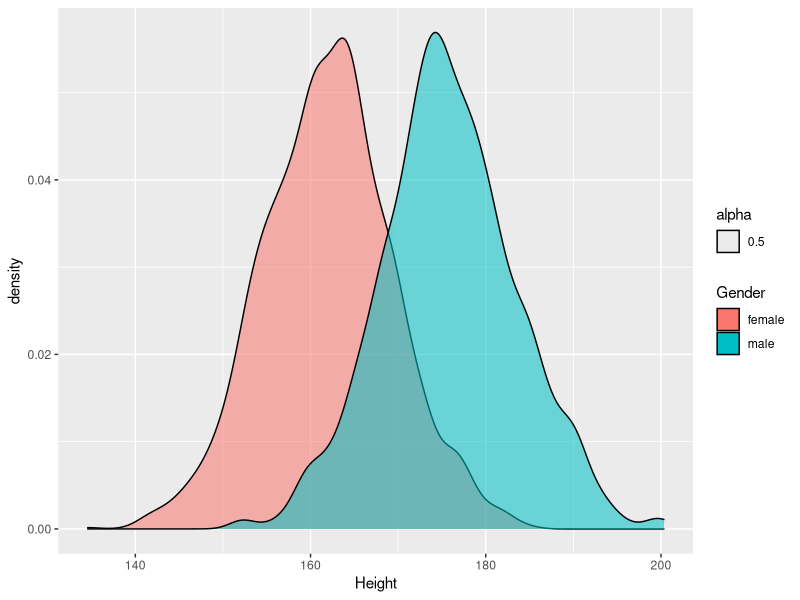
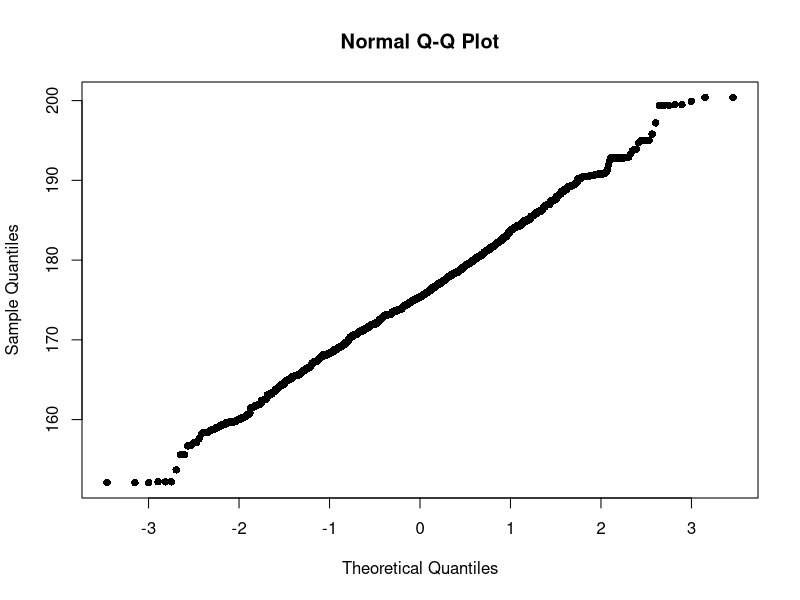
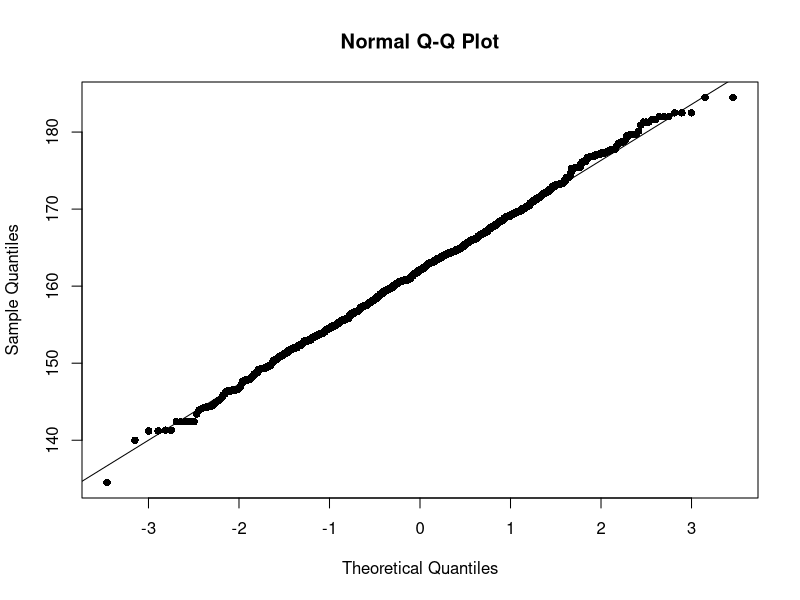
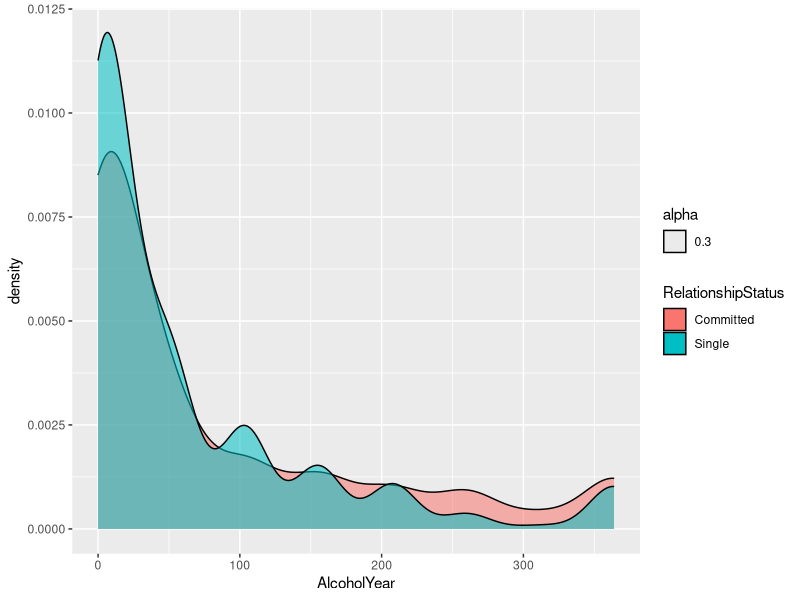
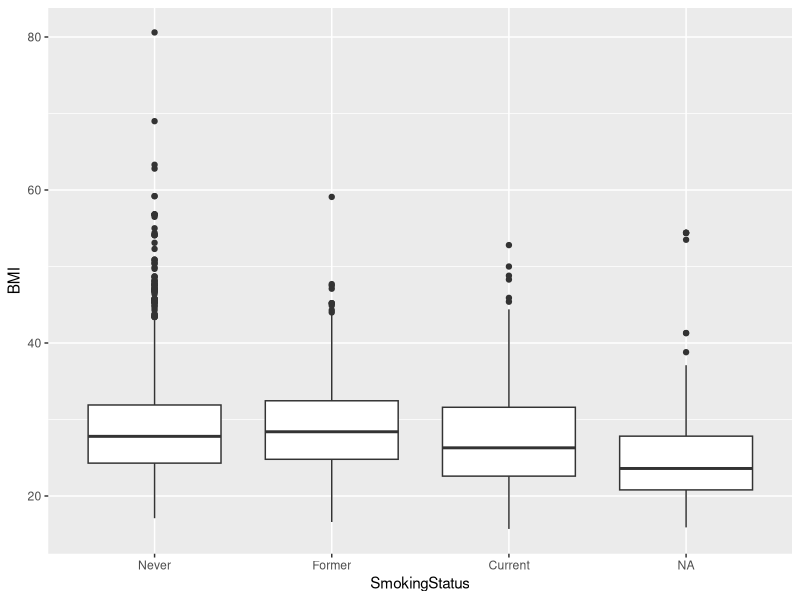
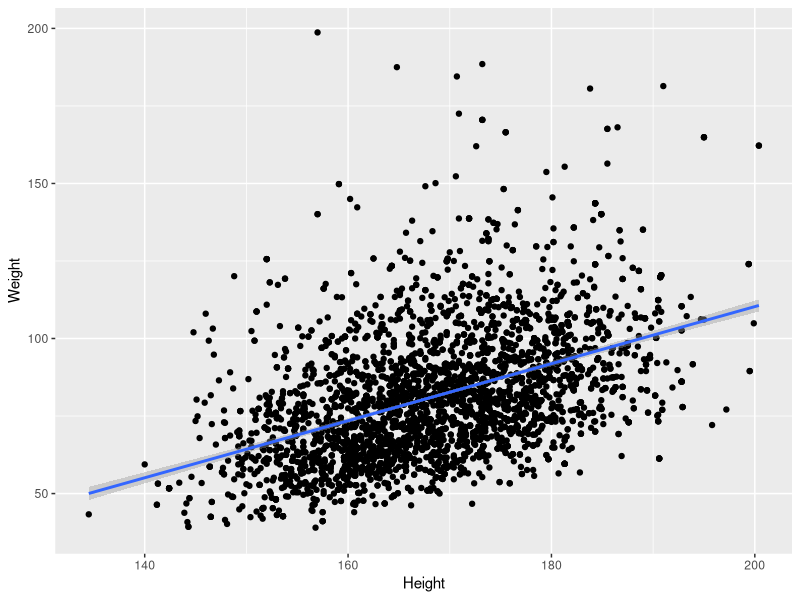
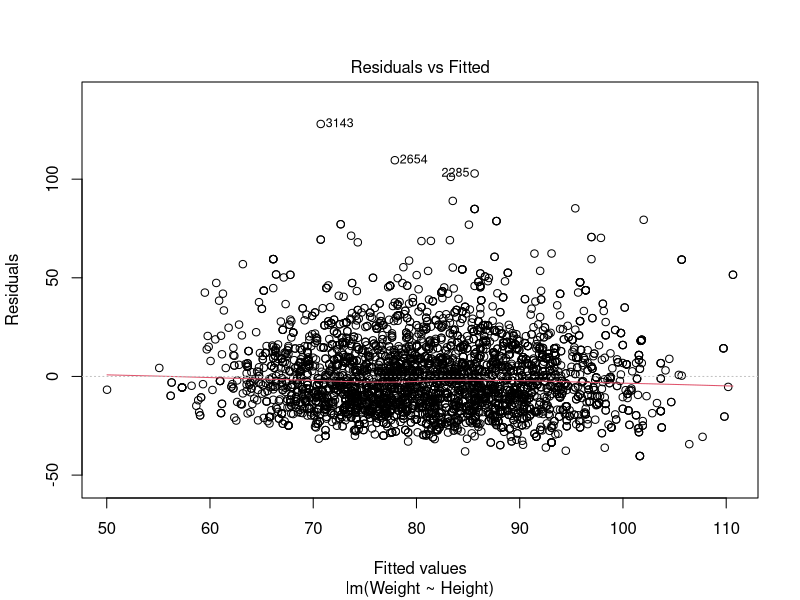
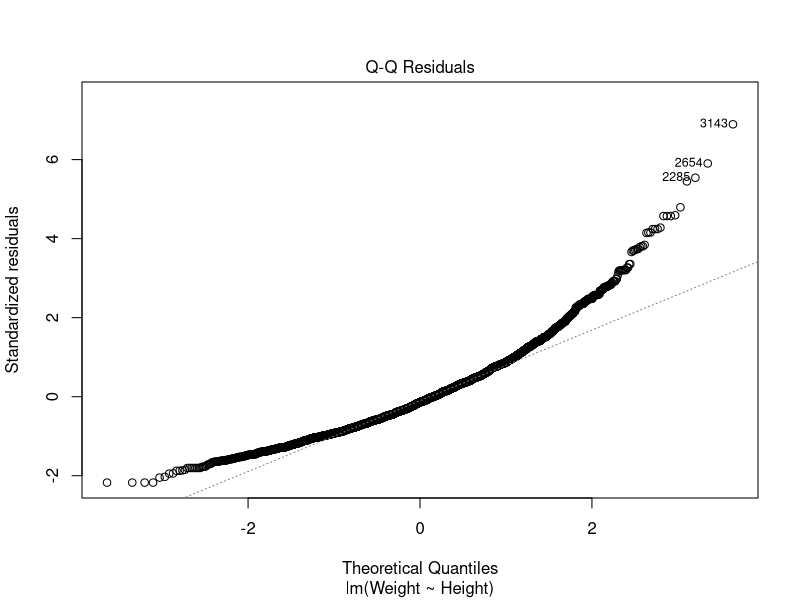

The R source for these figures, in order:
## ---- chunk 1
library(tidyverse)
## ---- chunk 2

# Read in downloaded data using readr package
nh <- read_csv(file="nhanes.csv")

# Show the first few lines of the data and the dimensions
nh

# Optionally bring up data in a viewer window.
# View(nh)
## ---- chunk 3
nha <- nh %>%
  filter(Age >= 18)
nha
## ---- chunk 4
class(nha$Race)
levels(nha$Race)

#create factor variables
nha <- nha %>%
  mutate_if(is.character, as.factor)

class(nha$Race)
levels(nha$Race)
## ---- chunk 5
#create overlapping density plots of height colored by gender
nha %>%
  ggplot(aes(Height)) + geom_density(aes(fill = Gender, alpha = .5))

#normality is best assessed using a qq plot
males <- nha %>% filter(Gender == "male")
females <- nha %>% filter(Gender == "female")
qqnorm(males$Height, pch = 16)
qqnorm(females$Height, pch = 16)
qqline(females$Height)

#shapiro wilk test of normality
shapiro.test(males$Height)
shapiro.test(females$Height)

#ks.test = Kolmogorov-Smirnov
## ---- chunk 6
# equal variance, independent samples t-test
?t.test()
t.test(Height ~ Gender, data = nha, var.equal = TRUE)
## ---- chunk 7
#Exercise 2
# is there a difference in AlcoholYear by relationship status?

nha %>%
  filter(RelationshipStatus != "NA") %>%
  ggplot(aes(AlcoholYear)) + geom_density(aes(fill = RelationshipStatus, alpha = .3))

#based on plots, do wilcox
wilcox.test(AlcoholYear ~ RelationshipStatus, data = nha)

?wilcox.test

#calculate median for each group
nha %>%
  group_by(RelationshipStatus) %>%
  summarize(median(AlcoholYear, na.rm = TRUE))

nha %>%
  group_by(RelationshipStatus) %>%
  summarize(mean(AlcoholYear, na.rm = TRUE))
## ---- chunk 8
#############
#ANOVA and LM

#BMI and relationship status
t.test(BMI ~ RelationshipStatus, data = nha, var.equal = TRUE)

#same question as a linear model
fit <- lm(BMI ~ RelationshipStatus, data = nha)
fit
anova(fit) #running an ANOVA
summary(fit)

#############
#ANOVA with 3 groups
#BMI by smoking status

levels(nha$SmokingStatus)

fit <- lm(BMI ~ SmokingStatus, data = nha)
anova(fit)
summary(fit)

#change reference category to Never
nha$SmokingStatus <- factor(nha$SmokingStatus, levels = c("Never", "Former", "Current"))

levels(nha$SmokingStatus)

fit <- lm(BMI ~ SmokingStatus, data = nha)
anova(fit)
summary(fit)

#check out Tukey's multiple comparisons
TukeyHSD(aov(fit))

###show results
nha %>%
  ggplot(aes(SmokingStatus, BMI)) + geom_boxplot()

###### Linear model with 2 continuous variables
#Weight ~ Height
fit <- lm(Weight ~ Height, data = nha)
summary(fit)
#for each 1 cm increase in Height, we have a .92 kg increase in weight

#plot these results
nha %>%
  ggplot(aes(Height, Weight)) + geom_point() + geom_smooth(method = "lm")

###assumptions of linear model
#random sampling
# x and y are related by a a straight line
#residuals are independent
# normality of residuals
# equal variance of residuals (variance is constant across X)
plot(fit)

######
#Multiple regression
#Testosterone ~ PhysActive

fit <- lm(Testosterone ~ PhysActive, data = nha)
summary(fit)

# add in Age
fit <- lm(Testosterone ~ PhysActive + Age, data = nha)
summary(fit)

#add in Gender
fit <- lm(Testosterone ~ PhysActive + Age + Gender, data = nha)
summary(fit)

##########################
#Exercise 3
# Income ~ Work
fit <- lm(Income ~ Work, data = nha)
fit
#anova
anova(fit)

#Tukey
plot(TukeyHSD(aov(fit)))

#summary()
summary(fit)
